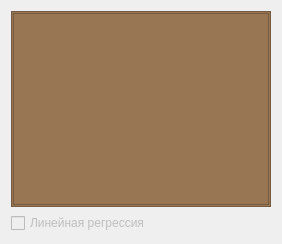
            <widget class="QWidget" name="tab_mainTests_pressure">
             <attribute name="title">
              <string>График давления от перемещения</string>
             </attribute>
             <layout class="QVBoxLayout" name="verticalLayout_57">
              <item>
               <widget class="QFrame" name="frame_chartPressure">
                <property name="autoFillBackground">
                 <bool>false</bool>
                </property>
                <property name="styleSheet">
                 <string notr="true">background-color: rgb(152, 118, 84);</string>
                </property>
                <property name="frameShape">
                 <enum>QFrame::Shape::StyledPanel</enum>
                </property>
                <property name="frameShadow">
                 <enum>QFrame::Shadow::Raised</enum>
                </property>
                <layout class="QVBoxLayout" name="verticalLayout_13">
                 <property name="spacing">
                  <number>3</number>
                 </property>
                 <property name="leftMargin">
                  <number>1</number>
                 </property>
                 <property name="topMargin">
                  <number>1</number>
                 </property>
                 <property name="rightMargin">
                  <number>1</number>
                 </property>
                 <property name="bottomMargin">
                  <number>1</number>
                 </property>
                 <item>
                  <widget class="Widgets::Chart::ChartView" name="Chart_pressure"/>
                 </item>
                </layout>
               </widget>
              </item>
              <item>
               <layout class="QHBoxLayout" name="horizontalLayout_regression">
                <item>
                 <widget class="QCheckBox" name="checkBox_regression">
                  <property name="enabled">
                   <bool>false</bool>
                  </property>
                  <property name="sizePolicy">
                   <sizepolicy hsizetype="Minimum" vsizetype="Preferred">
                    <horstretch>0</horstretch>
                    <verstretch>0</verstretch>
                   </sizepolicy>
                  </property>
                  <property name="text">
                   <string>Линейная регрессия</string>
                  </property>
                  <property name="checkable">
                   <bool>true</bool>
                  </property>
                  <property name="checked">
                   <bool>false</bool>
                  </property>
                  <property name="tristate">
                   <bool>false</bool>
                  </property>
                 </widget>
                </item>
                <item>
                 <spacer name="horizontalSpacer_regression">
                  <property name="orientation">
                   <enum>Qt::Orientation::Horizontal</enum>
                  </property>
                  <property name="sizeHint" stdset="0">
                   <size>
                    <width>40</width>
                    <height>20</height>
                   </size>
                  </property>
                 </spacer>
                </item>
               </layout>
              </item>
             </layout>
            </widget>
